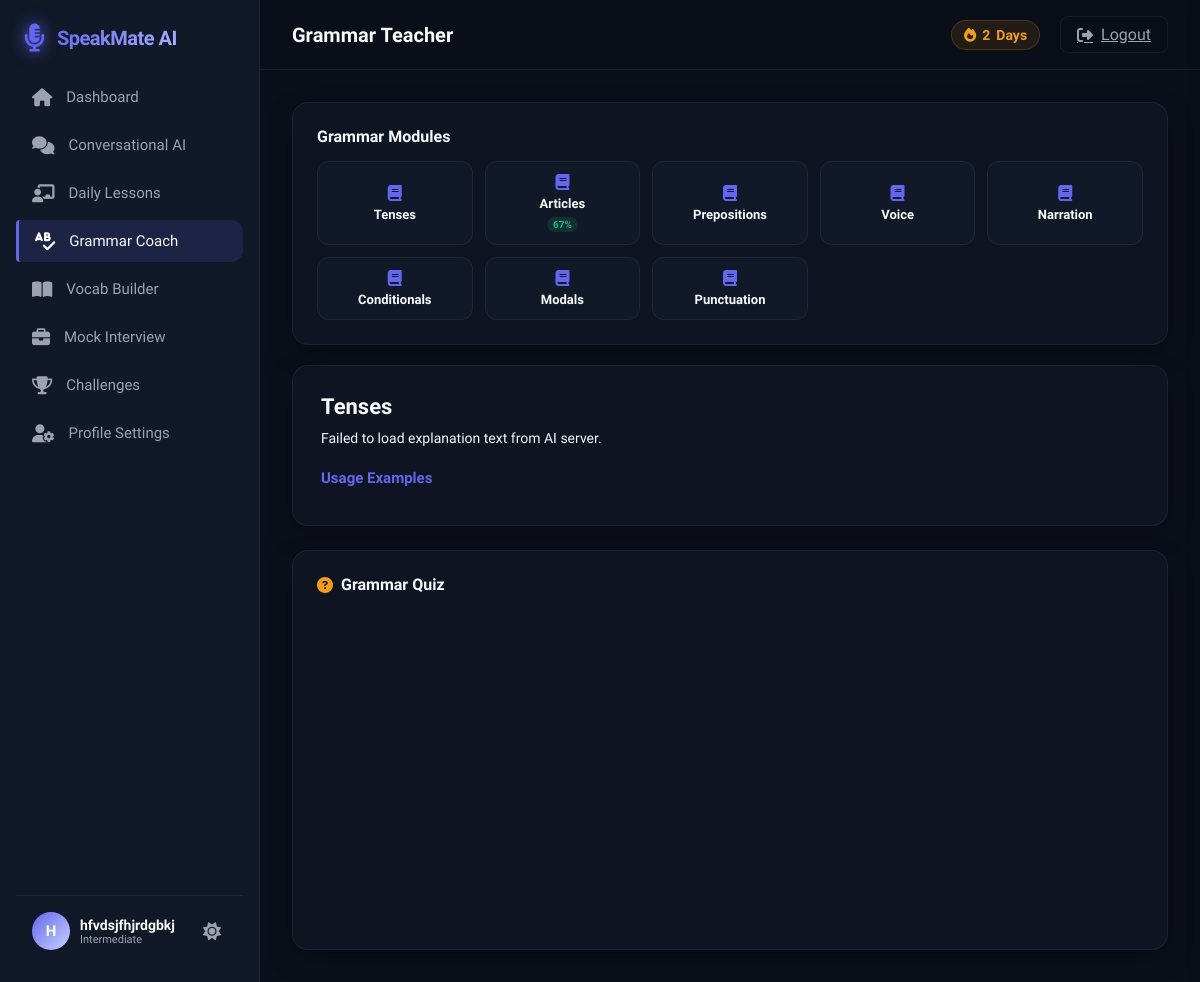
The app's page /grammar (signed in) with its own data.
### speakmate/models.py (models this page shows)
class Grammar(db.Model):
    __tablename__ = "grammar"
    __table_args__ = (db.UniqueConstraint("user_id", "topic", name="uq_user_topic"),)
    id = db.Column(db.Integer, primary_key=True)
    user_id = db.Column(db.Integer, db.ForeignKey("users.id", ondelete="CASCADE"), nullable=False)
    topic = db.Column(db.String(100), nullable=False)
    score = db.Column(db.Integer, default=0)
    mastery_level = db.Column(db.String(50), default="Beginner")
    last_studied = db.Column(db.DateTime, default=datetime.utcnow)

### speakmate/routes/views.py (the view)
@views_bp.route("/grammar")
@login_required
def grammar():
    user_id = session["user_id"]
    studied_grammar = Grammar.query.filter_by(user_id=user_id).all()
    grammar_progress = {row.topic: {"score": row.score, "mastery": row.mastery_level} for row in studied_grammar}
    return render_template("grammar.html", grammar_progress=grammar_progress)

### speakmate/routes/views.py (called while the page is built)
def login_required(f):
    import functools
    @functools.wraps(f)
    def decorated_function(*args, **kwargs):
        if "user_id" not in session:
            return redirect(url_for("auth.login"))
        return f(*args, **kwargs)
    return decorated_function

### speakmate/templates/grammar.html (shortened to what this page needs)
{% extends "base.html" %}
{% block page_title %}Grammar Teacher{% endblock %}
{% block content %}
<div class="dashboard-grid">
    <div style="display: flex; flex-direction: column; gap: 20px;">
        <div class="glass-card" style="padding: 24px;">
            <h3 style="font-size: 16px; font-weight: 700; margin-bottom: 15px;">Grammar Modules</h3>
            <div style="display: grid; grid-template-columns: repeat(auto-fill, minmax(130px, 1fr)); gap: 12px;">
                {% set topics = ['Tenses', 'Articles', 'Prepositions', 'Voice', 'Narration', 'Conditionals', 'Modals', 'Punctuation'] %}
                {% for topic in topics %}
                <button class="btn btn-secondary grammar-topic-btn {% if loop.first %}active-topic{% endif %}"
                        style="padding: 12px; font-size: 13px; text-align: center; display: flex; flex-direction: column; gap: 6px; border-radius: 12px;"
                        onclick="loadGrammarTopic('{{ topic }}', this)">
                    <i class="fa-solid fa-book" style="color: var(--color-primary); font-size: 16px;"></i>
                    <span>{{ topic }}</span>
                    {% if grammar_progress and topic in grammar_progress %}
                    <span style="font-size: 10px; background: rgba(16, 185, 129, 0.15); color: var(--color-success); padding: 2px 6px; border-radius: 8px;">
                        {{ grammar_progress[topic].score }}%
                    </span>
                    {% endif %}
                </button>
                {% endfor %}
            </div>
        </div>
        <div class="glass-card" style="padding: 28px; display: none;" id="grammarExplanationCard">
            <h2 id="grammarTopicTitle" style="font-size: 22px; font-weight: 700; color: var(--text-primary); margin-bottom: 8px;">Tenses</h2>
            <div id="grammarExplanationContent" style="font-size: 14px; line-height: 1.6; color: var(--text-primary); margin-bottom: 20px;">
            </div>
            <h3 style="font-size: 15px; font-weight: 600; color: var(--color-primary); margin-bottom: 10px;">Usage Examples</h3>
        </div>
    </div>
    <div class="glass-card" style="padding: 24px; min-height: 400px; display: flex; flex-direction: column;" id="grammarQuizCard">
        <h3 style="font-size: 16px; font-weight: 700; margin-bottom: 12px; display: flex; align-items: center; gap: 8px;">
            <i class="fa-solid fa-circle-question" style="color: var(--color-warning);"></i> Grammar Quiz
        </h3>
    </div>
</div>
{% endblock %}

### speakmate/templates/base.html (shortened to what this page needs)
<!DOCTYPE html>
<html lang="en" data-theme="dark">
<head>
    <link rel="stylesheet" href="https://cdnjs.cloudflare.com/ajax/libs/font-awesome/6.4.0/css/all.min.css">
    <link rel="stylesheet" href="{{ url_for('static', filename='css/style.css') }}">
</head>
<body>
    <div class="app-container">
        {% if session.get('user_id') %}
        <aside class="sidebar" id="appSidebar">
            <div class="sidebar-brand">
                <i class="fa-solid fa-microphone-lines"></i>
                <h1>SpeakMate AI</h1>
            </div>
            <ul class="sidebar-menu">
                <li class="{% if request.endpoint == 'views.dashboard' %}active{% endif %}">
                    <a href="{{ url_for('views.dashboard') }}"><i class="fa-solid fa-house"></i> Dashboard</a>
                </li>
                <li class="{% if request.endpoint == 'views.chat' %}active{% endif %}">
                    <a href="{{ url_for('views.chat') }}"><i class="fa-solid fa-comments"></i> Conversational AI</a>
                </li>
                <li class="{% if request.endpoint == 'views.lesson' %}active{% endif %}">
                    <a href="{{ url_for('views.lesson') }}"><i class="fa-solid fa-chalkboard-user"></i> Daily Lessons</a>
                </li>
                <li class="{% if request.endpoint == 'views.grammar' %}active{% endif %}">
                    <a href="{{ url_for('views.grammar') }}"><i class="fa-solid fa-spell-check"></i> Grammar Coach</a>
                </li>
                <li class="{% if request.endpoint == 'views.vocab' %}active{% endif %}">
                    <a href="{{ url_for('views.vocab') }}"><i class="fa-solid fa-book-open"></i> Vocab Builder</a>
                </li>
                <li class="{% if request.endpoint == 'views.interview' %}active{% endif %}">
                    <a href="{{ url_for('views.interview') }}"><i class="fa-solid fa-briefcase"></i> Mock Interview</a>
                </li>
                <li class="{% if request.endpoint == 'views.challenges' %}active{% endif %}">
                    <a href="{{ url_for('views.challenges') }}"><i class="fa-solid fa-trophy"></i> Challenges</a>
                </li>
                <li class="{% if request.endpoint == 'views.profile' %}active{% endif %}">
                    <a href="{{ url_for('views.profile') }}"><i class="fa-solid fa-user-gear"></i> Profile Settings</a>
                </li>
            </ul>
            <div class="sidebar-user">
                <div class="sidebar-user-info">
                    <div class="sidebar-user-avatar">
                        {{ (session.get('username') or 'User')[0].upper() }}
                    </div>
                    <div>
                        <div class="sidebar-user-name">{{ session.get('username') or 'User' }}</div>
                        <div class="sidebar-user-role">{{ session.get('target_level', 'Intermediate') }}</div>
                    </div>
                </div>
                <button class="theme-toggle-btn" id="themeToggle" title="Toggle Theme">
                </button>
            </div>
        </aside>
        {% endif %}
        <div class="main-wrapper" style="{% if not session.get('user_id') %}margin-left: 0;{% endif %}">
            {% if session.get('user_id') %}
            <header class="topbar">
                <div class="page-title">
                    {% block page_title %}Dashboard{% endblock %}
                </div>
                <div class="topbar-actions">
                    <div class="streak-badge" title="Daily Streak">
                        <i class="fa-solid fa-fire"></i>
                        <span id="streakCount">{{ session.get('streak_count') or 0 }}</span> Days
                    </div>
                    <a href="{{ url_for('auth.logout') }}" class="logout-btn">
                        <i class="fa-solid fa-right-from-bracket"></i> Logout
                    </a>
                </div>
            </header>
            {% endif %}
            <main class="content-frame">
                {% block content %}{% endblock %}
            </main>
        </div>
    </div>
</body>
</html>

### records on screen
Grammar: get "Intermediate", topic "Articles", score "67"

### other values on screen
{{ (session.get('username') or 'User')[0].upper() }} "H"
{{ session.get('username') or 'User' }} "hfvdsjfhjrdgbkj"
{{ session.get('streak_count') or 0 }} "2"
{{ topic }} "Tenses" "Prepositions" "Voice" "Narration" "Conditionals" "Modals" "Punctuation"
